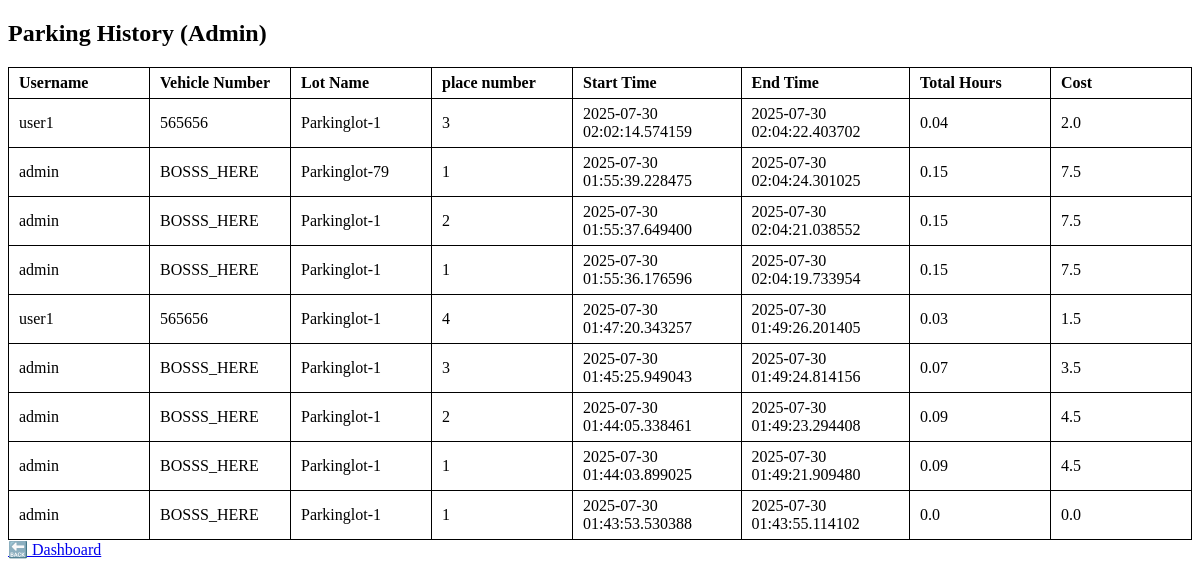
Before: /admin/history (signed in) with the older database file.
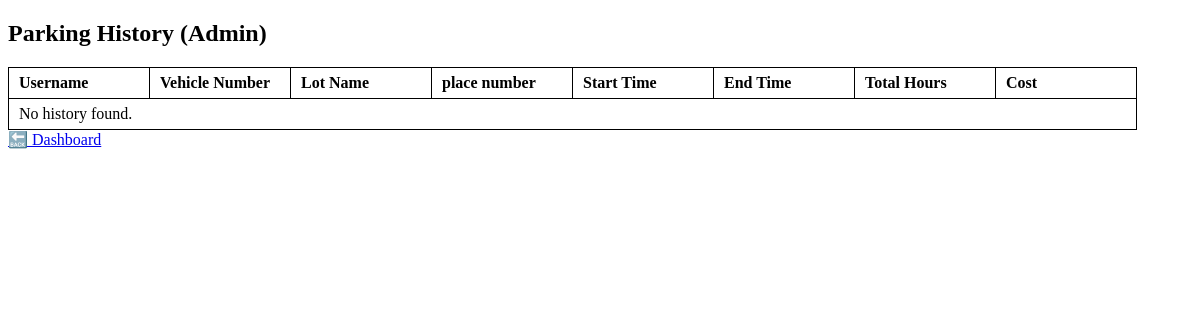
After: the same page with the newer database file.
### app.py (models this page shows)
class User(db.Model):
    __tablename__ = 'user'
    id = db.Column(db.Integer, primary_key=True, autoincrement=True)
    username = db.Column(db.String(100), unique=True, nullable=False)
    password = db.Column(db.String(100), nullable=False)
    contact = db.Column(db.String(20), nullable=True)
    is_admin = db.Column(db.Boolean, default=False)
    vehicle_number = db.Column(db.String(30), unique=True, nullable=False)

class ParkingLot(db.Model):
    __tablename__ = 'parkinglots'
    id = db.Column(db.Integer, primary_key=True)
    name = db.Column(db.String(100), nullable=False)
    landmark = db.Column(db.String(100), nullable=False)
    address = db.Column(db.String(200))
    pincode = db.Column(db.String(10))
    price = db.Column(db.Integer)
    max_spots = db.Column(db.Integer)
    places = db.relationship('Place', backref='lot', lazy=True)

class Reservation(db.Model):
    __tablename__ = 'reservation'
    id = db.Column(db.Integer, primary_key=True)
    user_id = db.Column(db.Integer, db.ForeignKey('user.id'))
    place_id = db.Column(db.Integer, db.ForeignKey('places.id'))
    start_time = db.Column(db.DateTime, default=datetime.now)
    end_time = db.Column(db.DateTime, nullable=True)
    status = db.Column(db.String(20), default='active')
    cost_per_hour = db.Column(db.Float, nullable=True)
    user = db.relationship('User', backref='reservations')
    place = db.relationship('Place', backref='reservations')

### app.py (the view)
@app.route('/admin/history')
def admin_history():
    if not session.get('is_admin'):
        flash("Access Denied: Admins only.", "danger")
        return redirect(url_for('login'))
    reservations = Reservation.query.order_by(Reservation.start_time.desc()).all()
    history_data = []
    for r in reservations:
        user = User.query.get(r.user_id)
        place = Place.query.get(r.place_id)
        lot = ParkingLot.query.get(place.lot_id) if place else None
        if not (user and lot and place):
            continue  # skip incomplete data
        if r.end_time:
            duration_seconds = (r.end_time - r.start_time).total_seconds()
        else:
            duration_seconds = (datetime.now() - r.start_time).total_seconds()
        total_hours = round(duration_seconds / 3600, 2)
        cost = round(total_hours * (r.cost_per_hour or 0), 2)
        history_data.append({
            'username': user.username,
            'vehicle_number': user.vehicle_number,
            'lot_name': lot.name,
            'place_number': place.number,
            'start_time': r.start_time,
            'end_time': r.end_time,
            'total_hours': total_hours,
            'cost': cost,
        })
    return render_template('admin_history.html', history=history_data)

### templates/admin_history.html (shortened to what this page needs)
<!DOCTYPE html>
<html>
<head>
</head>
<body>
    <h2>Parking History (Admin)</h2>
    <table>
        <thead>
            <tr>
                <th>Username</th>
                <th>Vehicle Number</th>
                <th>Lot Name</th>
                <th>place number</th>
                <th>Start Time</th>
                <th>End Time</th>
                <th>Total Hours</th>
                <th>Cost</th>
            </tr>
        </thead>
        <tbody>
            {% for record in history %}
            <tr>
                <td>{{ record.username }}</td>
                <td>{{ record.vehicle_number }}</td>
                <td>{{ record.lot_name }}</td>
                <td>{{record.place_number}}</td>
                <td>{{ record.start_time }}</td>
                <td>{{ record.end_time }}</td>
                <td>{{ record.total_hours }}</td>
                <td>{{ record.cost }}</td>
            </tr>
            {% else %}
            <tr>
                <td colspan="8">No history found.</td>
            </tr>
            {% endfor %}
        </tbody>
    </table>
    <a href="{{ url_for('dashboard') }}">🔙 Dashboard</a>
</body>
</html>

Changed rows visible on the page:
removed User: username "user1" "user1", vehicle_number "565656" "565656"
removed ParkingLot: lot_name "Parkinglot-1" "Parkinglot-1" "Parkinglot-1" "Parkinglot-1" "Parkinglot-1" "Parkinglot-1" "Parkinglot-1" "Parkinglot-1"
removed Reservation: start_time "2025-07-30 02:02:14.574159", end_time "2025-07-30 02:04:22.403702"
no longer on this page (row unchanged): User: username "admin" "admin" "admin" "admin" "admin" "admin" "admin", vehicle_number "BOSSS_HERE" "BOSSS_HERE" "BOSSS_HERE" "BOSSS_HERE" "BOSSS_HERE" "BOSSS_HERE" "BOSSS_HERE"
removed ParkingLot: lot_name "Parkinglot-79"
removed Reservation: start_time "2025-07-30 01:55:39.228475", end_time "2025-07-30 02:04:24.301025"
removed Reservation: start_time "2025-07-30 01:55:37.649400", end_time "2025-07-30 02:04:21.038552"
removed Reservation: start_time "2025-07-30 01:55:36.176596", end_time "2025-07-30 02:04:19.733954"
removed Reservation: start_time "2025-07-30 01:47:20.343257", end_time "2025-07-30 01:49:26.201405"
removed Reservation: start_time "2025-07-30 01:45:25.949043", end_time "2025-07-30 01:49:24.814156"
removed Reservation: start_time "2025-07-30 01:44:05.338461", end_time "2025-07-30 01:49:23.294408"
removed Reservation: start_time "2025-07-30 01:44:03.899025", end_time "2025-07-30 01:49:21.909480"
removed Reservation: start_time "2025-07-30 01:43:53.530388", end_time "2025-07-30 01:43:55.114102"
Other visible differences:
text now shown: "No history found."
list line gone: "3 0.04 2.0"
list line gone: "1 0.15 7.5"
list line gone: "2 0.15 7.5"
list line gone: "4 0.03 1.5"
list line gone: "3 0.07 3.5"
list line gone: "2 0.09 4.5"
list line gone: "1 0.09 4.5"
list line gone: "1 0.0 0.0"
